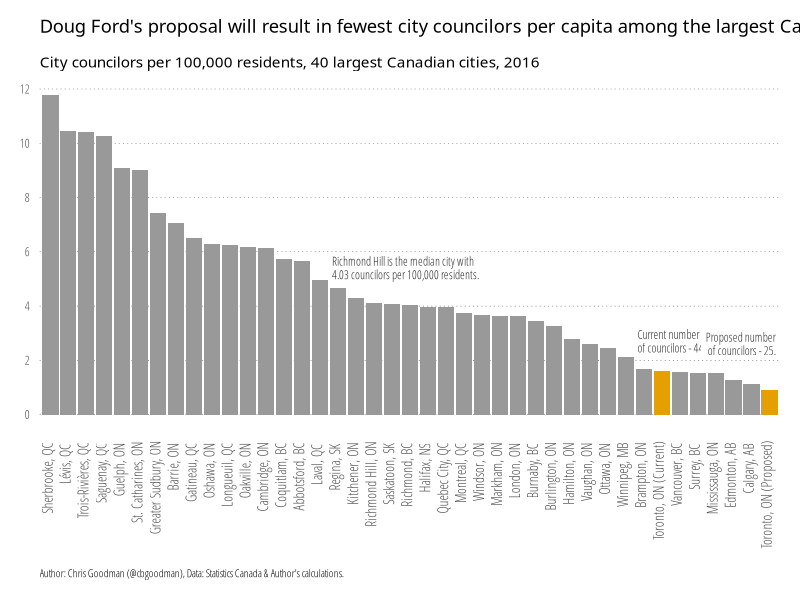

Reproduce this figure in R.
library(tidyverse)

# read in data
canada <- read.csv("canadiancitycouncil.csv")

# calculate councilors per 100,000 population
canada$pc.council <- canada$council/(canada$pop16/100000)

annot <- read.table(text=
  "city|number|just|text
  33.5|2.7|0|Current number<br>of councilors - 44.
  41.5|2.6|1|Proposed number<br>of councilors - 25.
  16.5|5.4|0|Richmond Hill is the median city with<br>4.03 councilors per 100,000 residents.",
  sep="|", header=TRUE, stringsAsFactors=FALSE)
annot$text <- gsub("<br>", "\n", annot$text)

# plot
c <- ggplot(data=canada,
  aes(x=reorder(city, -pc.council), y=pc.council, width=0.9, fill=highlight))+
  geom_bar(stat="identity")+
  scale_fill_manual(values = c("yes"="#E69F00", "no"="#999999" ), guide = FALSE )+
  scale_y_continuous(breaks=seq(0, 12, by=2))+
  # read in annotations
  geom_label(data=annot, aes(x=city, y=number, label=text, hjust=just),
    family="Open Sans Condensed Light", lineheight=0.95,
    size=3, label.size=0, color="#2b2b2b", inherit.aes = FALSE)+
  # Theming
  labs(
    title="Doug Ford's proposal will result in fewest city councilors per capita among the largest Canadian cities",
    subtitle="City councilors per 100,000 residents, 40 largest Canadian cities, 2016",
    caption="Author: Chris Goodman (@cbgoodman), Data: Statistics Canada & Author's calculations.",
    y=NULL,
    x=NULL) +
  theme_minimal(base_family="Open Sans Condensed Light") +
  # light, dotted major y-grid lines only
  theme(panel.grid=element_line())+
  theme(panel.grid.major.y=element_line(color="#2b2b2b", linetype="dotted", size=0.15))+
  theme(panel.grid.major.x=element_blank())+
  theme(panel.grid.minor.x=element_blank())+
  theme(panel.grid.minor.y=element_blank())+
  # light x-axis line only
  theme(axis.line=element_line())+
  theme(axis.line.y=element_blank())+
  theme(axis.line.x=element_blank())+
  # tick styling
  theme(axis.ticks=element_line())+
  theme(axis.ticks.x=element_blank())+
  theme(axis.ticks.y=element_blank())+
  theme(axis.ticks.length=unit(5, "pt"))+
  # x-axis labels
  theme(axis.text.x=element_text(size=10, angle=90, hjust=0.95,vjust=0.2))+
  # breathing room for the plot
  theme(plot.margin=unit(rep(0.5, 4), "cm"))+
  # move the y-axis tick labels over a bit
  #theme(axis.text.y=element_text(margin=margin(r=-5)))+
  # make the plot title bold and modify the bottom margin a bit
  theme(plot.title=element_text(family="Open Sans Condensed Bold", margin=margin(b=15)))+
  # make the subtitle italic
  theme(plot.subtitle=element_text(family="Open Sans Condensed Light Italic"))+
  theme(plot.caption=element_text(size=8, hjust=0, margin=margin(t=15)))

ggsave(plot=c, "canadiancouncilors.png", width=10, height=6, units="in", dpi="retina")
